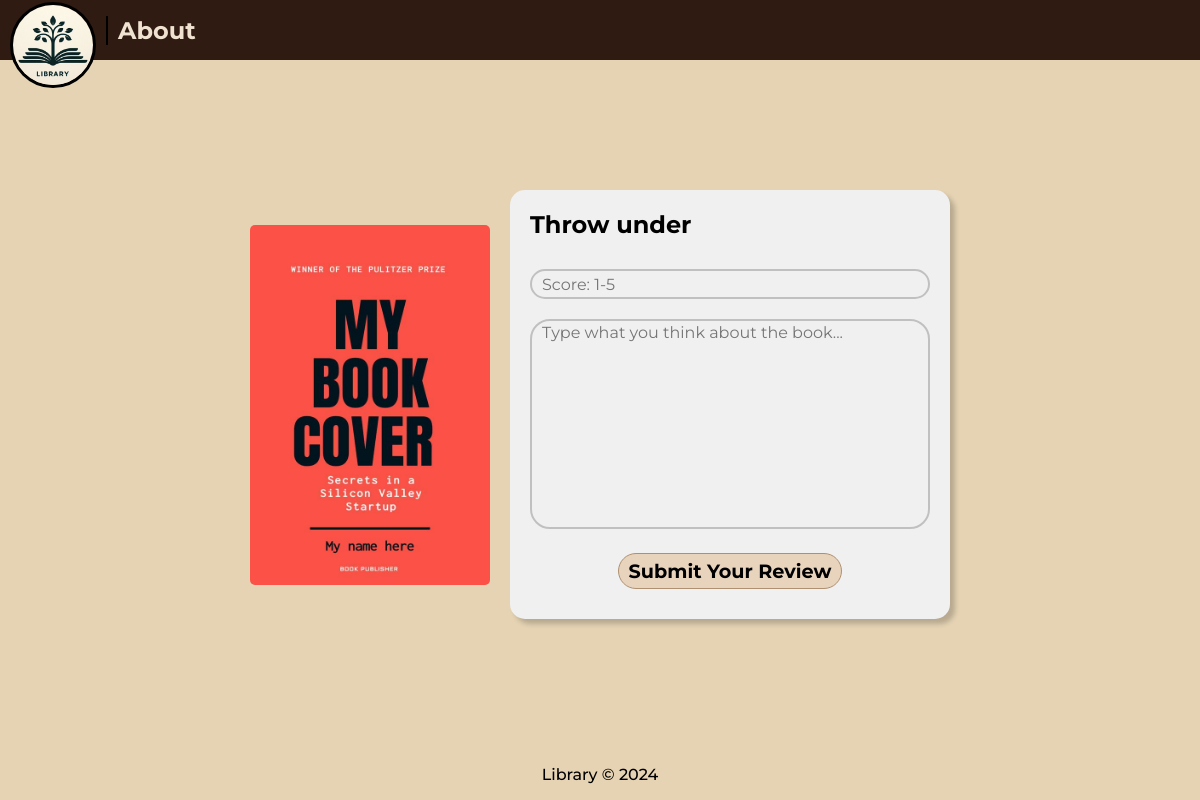
The app's page /review/50/ with its own data.
### libraryManager/models.py (models this page shows, shortened)
class Book(models.Model):
    title = models.CharField(max_length=200)
    author = models.CharField(max_length=200)
    rating = models.DecimalField(max_digits=3, decimal_places=2, validators=[MinValueValidator(1.0), MaxValueValidator(5.0)])
    story = models.TextField()
    categories = models.ManyToManyField(Category, blank=True)
    dateAdded = models.DateTimeField(auto_now_add=True)
    datePublished = models.DateField()
    cover = models.ImageField(upload_to='covers/')
    isAvailable = models.BooleanField(default=True)

### libraryManager/views.py (the view)
# urls.py: path('review/<int:book_id>/', views.review),
def review(request, book_id):
    book = Book.objects.get(id=book_id)
    if request.method == 'POST':
        form = ReviewForm(request.POST)
        if form.is_valid():
            review = form.save(commit=False)
            review.book = book
            review.user = request.user
            review.save()
            return redirect(f'/book/{book_id}/')
    else:
        form = ReviewForm()
    data = {'book': book, 'form': form}
    return render(request, 'review-book.html', data)

### libraryManager/forms.py
class ReviewForm(forms.ModelForm):
    class Meta:
        model = Review
        fields = ['rating', 'review']
        widgets = {
            'rating': forms.NumberInput(attrs={
                'id': 'score',
                'class': 'input1',
                'placeholder': 'Score: 1-5',
                'step': 'any',
                'min': '1',
                'max': '5',
                'required': True,
            }),
            'review': forms.Textarea(attrs={
                'id': 'review-content',
                'rows': '5',
                'cols': '50',
                'class': 'input2',
                'placeholder': 'Type what you think about the book...',
                'minlength': '1',
                'required': True,
            }),
        }

### templates/review-book.html (shortened to what this page needs)
{% extends 'base.html' %}
{% load static %}
{% block css_js %}
  <link rel="stylesheet" href="{% static 'css/review-book.css' %}" />
{% endblock %}
{% block content %}
  <img src="{{ book.cover.url }}" class="image" />
  <form class="review-container" action="/review/{{ book.id }}/" method="POST">
    <h2 class="title">{{ book.title }}</h2>
    <div class="score">
      {{ form.rating }}
    </div>
    <div class="review">
      {{ form.review }}
    </div>
    <input type="submit" class="submit" value="Submit Your Review" />
  </form>
{% endblock %}

### static/css/common.css (style rules this page uses)
* { font-family: "Montserrat"; }
body { min-height: 100vh; box-sizing: border-box; background-color: #e5d3b3; margin: 0; padding: 90px 0 70px 0; position: relative; }

### static/css/review-book.css (style rules this page uses)
.image { height: 360px; width: 240px; margin-right: 20px; border-radius: 5px; }
.review-container { width: 400px; background-color: #f0f0f0; border-radius: 15px; box-shadow: 5px 5px 5px rgba(0, 0, 0, 0.2); text-align: center; padding: 20px; }
.input1 { box-sizing: border-box; width: 100%; height: 30px; background: transparent; border: none; outline: none; border: 2px solid rgba(0, 0, 0, 0.2); border-radius: 40px; margin: 10px 0; font-size: 1rem; padding-left: 10px; }
textarea { box-sizing: border-box; width: 100%; height: 210px; background: transparent; border: none; outline: none; border: 2px solid rgba(0, 0, 0, 0.2); border-radius: 20px; margin: 10px 0; font-size: 1rem; padding-left: 10px; overflow: auto; resize: none; }
.submit { background-color: #e8d3bd; color: #000; border: none; outline: none; border: 15px solid rgba(0, 0, 0, 0.2); padding: 5px 10px; margin: 10px 0; border-radius: 30px; border: none; cursor: pointer; font-size: 1.2rem; font-weight: 700; border: 1px solid #af9171; }
.title { margin: 0; margin-bottom: 20px; text-align: start; }

### records on screen
Book: cover (picture), title "Throw under"
